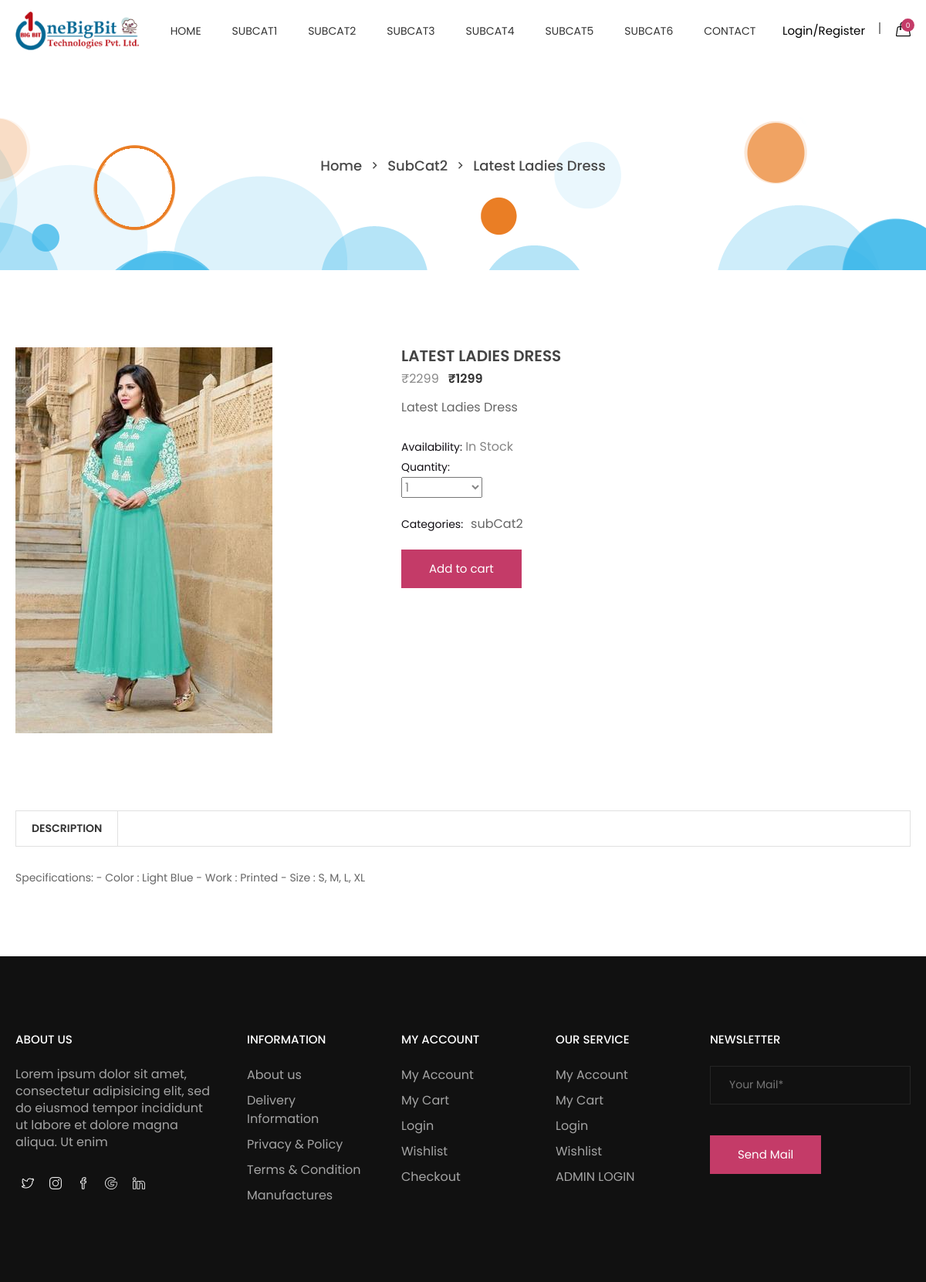
The app's page /depricate-front-end/product.php?id=25, older data.
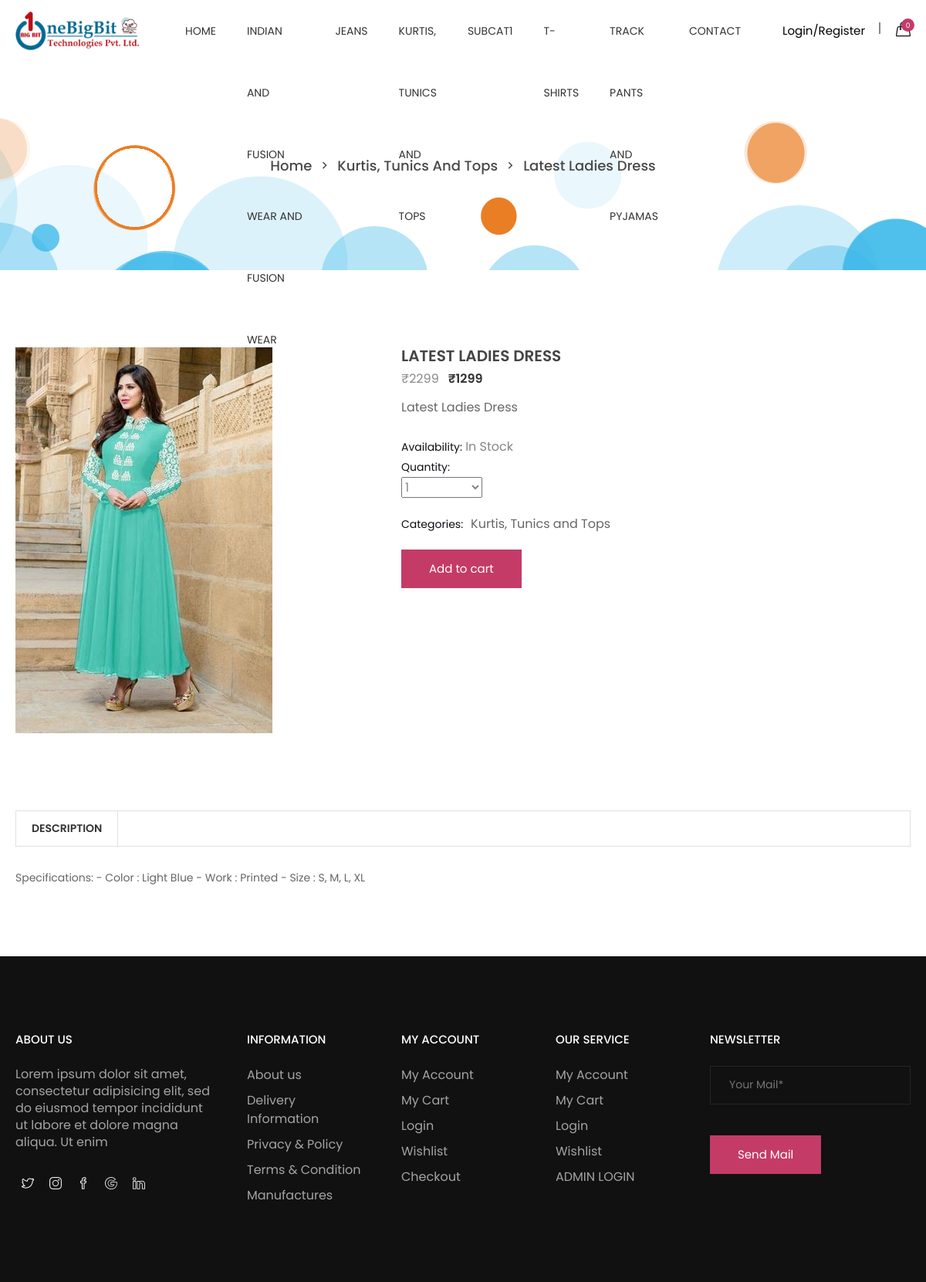
The same page, newer data.
### tables this page shows
CREATE TABLE `categories` (
  `id` int(11) NOT NULL,
  `super_categories_id` int(11) NOT NULL,
  `categories` varchar(255) NOT NULL,
  `status` tinyint(4) NOT NULL
);

CREATE TABLE `product` (
  `id` int(11) NOT NULL,
  `categories_id` int(11) NOT NULL,
  `name` varchar(255) NOT NULL,
  `mrp` float NOT NULL,
  `price` float NOT NULL,
  `qty` int(11) NOT NULL,
  `image` varchar(255) NOT NULL,
  `brand` varchar(70) NOT NULL,
  `color` varchar(20) NOT NULL,
  `size` smallint(6) NOT NULL,
  `fabric` varchar(20) NOT NULL,
  `short_desc` varchar(2000) NOT NULL,
  `description` text NOT NULL,
  `meta_title` varchar(2000) NOT NULL,
  `meta_desc` varchar(2000) NOT NULL,
  `meta_keyword` varchar(2000) NOT NULL,
  `added_by` int(11) NOT NULL,
  `status` tinyint(4) NOT NULL
);

### depricate-front-end/includes/function.inc.php (called while the page is built, shortened)
<?php
function get_product($con, $limit = '', $cat_id = '', $product_id = '')
{
    $data = array();
    $sql = "SELECT product.*,categories.categories FROM product,categories WHERE product.status=1";
    if ($product_id != '') {
        $sql .= " AND product.id=$product_id";
    }
    $sql .= " AND product.categories_id=categories.id";
    $sql .= " ORDER BY product.id DESC";
    $res = mysqli_query($con, $sql);
    while ($row = mysqli_fetch_assoc($res)) {
        $data[] = $row;
    }
    return $data;
}

### depricate-front-end/product.php (the view, shortened to what the rows shown need)
<?php
require('includes/header.inc.php');
$product_id = mysqli_real_escape_string($con, $_GET['id']);
if ($product_id > 0) {
    $get_product = get_product($con, '', '', $product_id);
} else {
?>
    <script>
        window.location.href = 'index.php'
    </script>
<?php } ?>
<div class="ht__bradcaump__area" style="background: rgba(0, 0, 0, 0) url(media/banner.png) no-repeat scroll center center / cover ;">
    <div class="ht__bradcaump__wrap">
        <div class="container">
            <div class="row">
                <div class="col-xs-12">
                    <div class="bradcaump__inner">
                        <nav class="bradcaump-inner">
                            <a class="breadcrumb-item" href="index.php">Home</a>
                            <span class="brd-separetor"><i class="zmdi zmdi-chevron-right"></i></span>
                            <a class="breadcrumb-item" href="categories.php?id=<?php echo $get_product['0']['categories_id'] ?>"><?php echo $get_product['0']['categories'] ?></a>
                            <span class="brd-separetor"><i class="zmdi zmdi-chevron-right"></i></span>
                            <span class="breadcrumb-item active"><?php echo $get_product['0']['name'] ?></span>
                        </nav>
                    </div>
                </div>
            </div>
        </div>
    </div>
</div>
<section class="htc__product__details bg__white ptb--100">
    <div class="htc__product__details__top">
        <div class="container">
            <div class="row">
                <div class="col-md-5 col-lg-5 col-sm-12 col-xs-12">
                    <div class="htc__product__details__tab__content">
                        <div class="product__big__images">
                            <div class="portfolio-full-image tab-content">
                                <div role="tabpanel" class="tab-pane fade in active" id="img-tab-1">
                                    <img src="<?php echo "media/product/" . $get_product['0']['image'] ?>" alt="full-image">
                                </div>
                            </div>
                        </div>
                    </div>
                </div>
                <div class="col-md-7 col-lg-7 col-sm-12 col-xs-12 smt-40 xmt-40">
                    <div class="ht__product__dtl">
                        <h2><?php echo $get_product['0']['name'] ?></h2>
                        <ul class="pro__prize">
                            <li class="old__prize">₹<?php echo $get_product['0']['mrp'] ?></li>
                            <li>₹<?php echo $get_product['0']['price'] ?></li>
                        </ul>
                        <p class="pro__info"><?php echo $get_product['0']['short_desc'] ?></p>
                        <div class="ht__pro__desc">
                            <div class="sin__desc">
                            </div>
                            <div class="sin__desc">
                            </div>
                            <div class="sin__desc align--left">
                                <ul class="pro__cat__list">
                                    <li><a href="#"><?php echo $get_product['0']['categories'] ?></a></li>
                                </ul>
                            </div>
                            <a class="fr__btn" href="javascript:void(0)" onclick="manage_cart('<?php echo $get_product['0']['id'] ?>','add')">Add to cart</a>
                        </div>
                    </div>
                </div>
            </div>
        </div>
    </div>
    </div>
<section class="htc__produc__decription bg__white">
    <div class="container">
        <div class="row">
            <div class="col-xs-12">
                <div class="ht__pro__details__content">
                    <div role="tabpanel" id="description" class="pro__single__content tab-pane fade in active">
                        <div class="pro__tab__content__inner">
                            <?php echo $get_product['0']['description'] ?>
                        </div>
                    </div>
                </div>
            </div>
        </div>
    </div>
</section>
<?php
require('includes/footer.inc.php');
?>

### depricate-front-end/includes/header.inc.php (shortened to what the rows shown need)
<?php
require('connection.inc.php');
require('function.inc.php');
$cat_res = mysqli_query($con, "SELECT * FROM categories WHERE status=1 ORDER BY categories ASC");
$cat_arr = array();
while ($row = mysqli_fetch_assoc($cat_res)) {
    $cat_arr[] = $row;
}
?>
<!doctype html>
<html class="no-js" lang="en">
<head>
    <link rel="stylesheet" href="css/bootstrap.min.css">
    <link rel="stylesheet" href="css/owl.carousel.min.css">
    <link rel="stylesheet" href="css/owl.theme.default.min.css">
    <link rel="stylesheet" href="css/core.css">
    <link rel="stylesheet" href="css/shortcode/shortcodes.css">
    <link rel="stylesheet" href="css/style.css">
    <link rel="stylesheet" href="css/responsive.css">
    <link rel="stylesheet" href="css/custom.css">
</head>
<body>
    <div class="wrapper">
        <header id="htc__header" class="htc__header__area header--one">
            <div id="sticky-header-with-topbar" class="mainmenu__wrap sticky__header">
                <div class="container">
                    <div class="row">
                        <div class="menumenu__container clearfix">
                            <div class="col-md-7 col-lg-8 col-sm-5 col-xs-3">
                                <nav class="main__menu__nav hidden-xs hidden-sm">
                                    <ul class="main__menu">
                                        <?php
                                        foreach ($cat_arr as $list) {
                                        ?>
                                            <li><a href="categories.php?id=<?php echo $list['id'] ?>"><?php echo $list['categories'] ?></a></li>
                                        <?php
                                        }
                                        ?>
                                    </ul>
                                </nav>
                            </div>
                        </div>
                    </div>
                </div>
            </div>
        </header>

Row changes from the older to the newer data that the page shows:
changed categories: categories "SUBCAT6" → "INDIAN AND FUSION WEAR AND FUSION WEAR"; moves up the list
changed categories: categories "SUBCAT4" → "JEANS"; moves up the list
changed categories: categories "SUBCAT2" → "KURTIS, TUNICS AND TOPS"; moves down the list
changed categories: categories "SUBCAT3" → "T-SHIRTS"
changed categories: categories "SUBCAT5" → "TRACK PANTS AND PYJAMAS"
changed product "LATEST LADIES DRESS": categories.categories "SubCat2" → "Kurtis, Tunics And Tops"; categories.categories "subCat2" → "Kurtis, Tunics and Tops"
